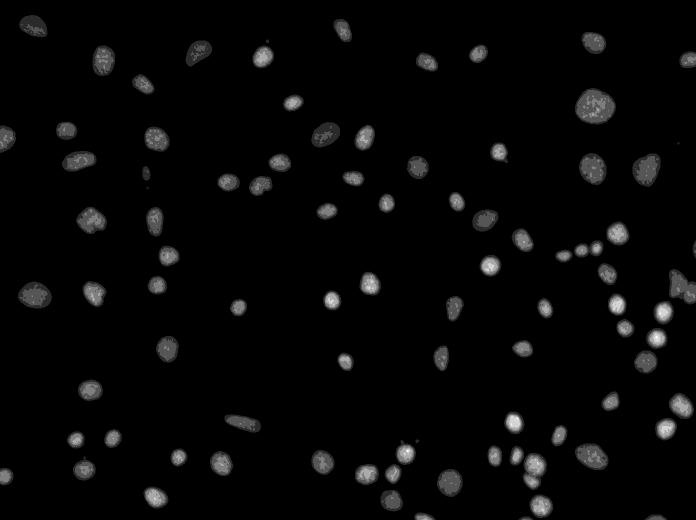
#> input picture data/F01_202w2.TIF, 1392 x 1040 px (shown at 1/2 size)
$ jupyter execute ch1_what_is_an_image.ipynb
#> lines starting #> are read from the running program, lines starting #| are printed output that depends on the picture
---
title: 'Chapter 1: What is an image?'
jupyter: python3
format:
  html:
    embed-resources: true
  pdf:
    documentclass: article
    toc: true
    fontsize: 12pt
    geometry:
      - top=1in
      - bottom=1in
      - left=1in
      - right=1in
      - heightrounded
---

# What is an image?

An image is a static snapshot of a scene.  Let us start with an analog image
and work through understating a digital image. An example of an analog image is
a photograph taken with an old fashioned camera on a physical photosensitive
film.  If we were to take a large magnifying glass and zoom in on a really
small area, the colors on the image will change in a very 'smooth' manner
without any discontinuities. Such an image is an analog image, which is in
essence a 'perfect' representation of the captured scene where every possible
detail is captured.

Our computers are extremely good at storing an manipulating massive amounts of
numerical values.  That is they store discrete digital values, and hence
impossible for them to store numerical values for infinitesimally small
intervals when moving along an image. Our computers store a 'digitized' version
of an image. An image is digitized by diving an analog image into grids.  Each
grid represents a pixel, and each pixel stores the average value of the light
falling in that square, that is each pixel stores one value. The smaller the
grid the smaller the area of the image capture by the grid, and hence more
grids are required to cover the entire image. Making the grids smaller
increased the resolution of the image, however it comes at the cost of storing
more values per image (and so increasing the image size).

Obviously, all digital cameras and microscopes do not capture an analog image
and convert them to a digital image, but rater they capture a digital image
directly. The most common methods used for capturing digital images in a
microscope are CMOS-CCD such as used in most wide-field microscopes and PMT
such as used in most confocal microscopes. The details of how these senors work
are irrelevant here, and we directly obtain a final digital image from them.

Now that we have divided an image into a fixed number of grids and have the
average intensity at each grid, how are these values actually stored in a
computer and how can we manipulate them?  We will use make extensive use of two
python packages,`numpy` and `scikit-image`, for our image analysis.

## An image is a matrix

### Binary image
As we have seen an image is a grid of pixels. A grid is most easily represented
as matrix. The dimensions of the matrix corresponding to the size of an image.
Each element of the matrix corresponds to a pixel. A two dimensional matrix of
size 6 * 8 would represent an image that is 6 pixels in height and 8 pixels in
width, and the intensity is stored at each pixel. Images in `ski-image` are
represented as `numpy` arrays:

[cell 1]
# Load the required packages
import skimage as ski
import numpy as np
import matplotlib.pyplot as plt

# A 2D array
img = np.array([[0, 0, 0, 0, 0, 0, 0, 0],
                [0, 0, 0, 1, 1, 1, 0, 0],
                [0, 0, 1, 1, 0, 1, 1, 0],
                [0, 1, 1, 0, 1, 0, 1, 0],
                [1, 1, 1, 1, 1, 1, 1, 1],
                [0, 0, 0, 0, 0, 0, 0, 0]])

# An we can view an image just like a plot
fig, ax = plt.subplots()
ax.imshow(img, cmap = 'gray')
plt.axis('off')
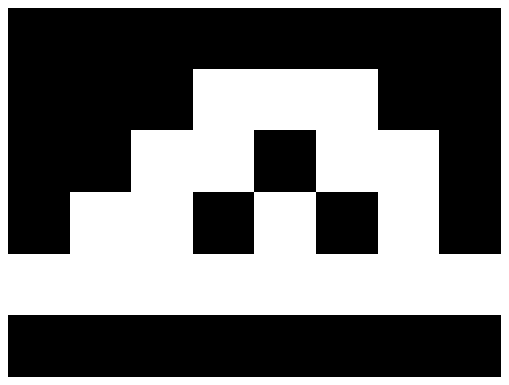
#> figure drawn by matplotlib, 1 panel

Here, all the pixels have a value of a `0` or a `1` and it represent just two
colors.  In a binary image, a `0` typically corresponds to a black pixel and a
`1` to a white pixel (however, these are just arbitrary pseudo-colors for
visualization).

### Grayscale image
A grayscale image is similarly a matrix but each pixel contains a larger
range of values. The minimum value corresponds to a black pixel, the maximum
value to a white pixel, a the values in between represent the distinct shades
of gray. Therefore, the larger the range of values, the more shades of gray can
be represented.

In the simplest case, let us consider a 2-bit image, where the smallest value
at a pixel is 0 and the largest value is $2^2 - 1 = 3$. Here, 0 represents
black and 3 represents white, and 1 and 2 represent shades of gray in between.

[cell 2]
# A 2D image with 4 distinct values
img = np.array([[0, 0, 0, 0, 0, 0, 0, 0],
                [1, 1, 1, 1, 1, 1, 1, 1],
                [2, 2, 2, 3, 3, 2, 2, 2],
                [0, 1, 2, 3, 3, 2, 1, 0],
                [0, 1, 2, 3, 3, 2, 1, 0],
                [0, 1, 2, 3, 3, 2, 1, 0]])

# plot the image
fig, ax = plt.subplots()
ax.imshow(img, cmap = 'gray')
plt.axis('off')
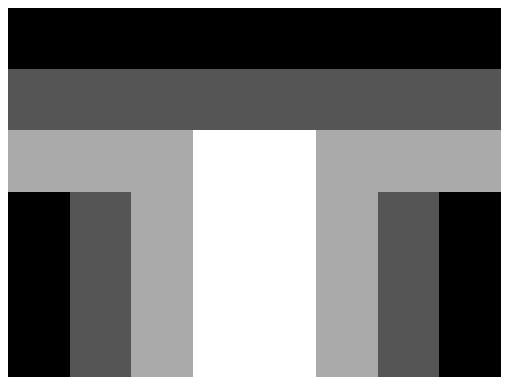
#> figure drawn by matplotlib, 1 panel

In an 8-bit image we can have $2^8 = 256$ distinct values, with 0 being black,
255 being white, and 254 values of gray in between.  Similarly a 16-bit image
can have $2^{16} = 65536$ distinct values. Therefore, as the bit-depth of an
image increases we can it can represent an image with more shades of gray.

The figure below shows 2, 4, 8, and 16 bit images, with `0` at the top right and
the maximum value at the bottom left, and each pixel increments by `1`. Notice
how the increment in intensity between adjacent pixels get smaller as the
bit-depth of the image increases.

[cell 3]
# A 1x2 2-bit image
img_2bit = np.arange(0, 2).reshape(1,2)
# A 2*2 4-bit image
img_4bit = np.arange(0, 4).reshape(2, 2)
# A 16*16 8-bit image
img_8bit = np.arange(0, 256).reshape(16, 16)
# A 256*256 16-bit image
img_16bit = np.arange(0, 65536).reshape(256, 256)

# plot the images
fig, ax = plt.subplots(2, 2)
ax[0, 0].imshow(img_2bit, cmap = 'gray')
ax[0, 0].set_title('2-bit')
ax[0, 0].set_axis_off()
ax[0, 1].imshow(img_4bit, cmap = 'gray')
ax[0, 1].set_title('4-bit')
ax[0, 1].set_axis_off()
ax[1, 0].imshow(img_8bit, cmap = 'gray')
ax[1, 0].set_title('8-bit')
ax[1, 0].set_axis_off()
ax[1, 1].imshow(img_16bit, cmap = 'gray')
ax[1, 1].set_title('16-bit')
ax[1, 1].set_axis_off()
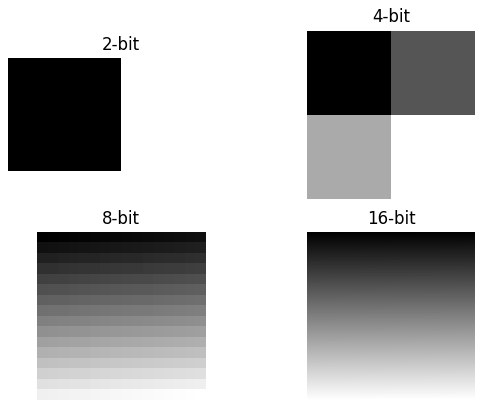
#> figure drawn by matplotlib, 4 panels

16-bit images are the most typical in microscopy since it can capture a large
amount of detail per pixel.  For example, the figure below show the same
nuclear image in 16 bit and in 8 bit. Notice how much more detail can be seen
in the 16 bit image than in the 8-bit image.

[cell 4]
# Read in an image
img_16bit = ski.io.imread("data/F01_202w2.TIF")[150:400, 1100:1350]
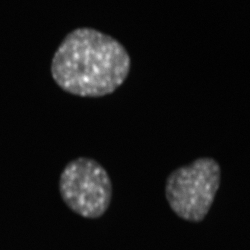
#> img_16bit: shape (250, 250) uint16; min 184, max 1204, mean 263.8; drawn with min black and max white
img_8bit = ski.util.img_as_ubyte(img_16bit)
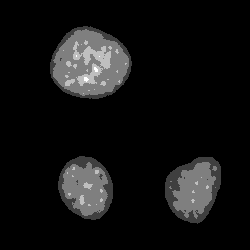
#> img_8bit: shape (250, 250); min 0, max 4, mean 0.291; drawn with min black and max white

fig, ax = plt.subplots(1, 2)
ax[0].imshow(img_16bit, cmap = 'gray')
ax[0].set_title('16-bit image')
ax[1].imshow(img_8bit, cmap = 'gray')
ax[1].set_title('8-bit image')
for a in ax:
    a.set_axis_off()

# Indexing and manipulating images

Since an image is represented as a matrix, we can index and manipulate an image
just like a matrix. The image coordinate `[0, 0]` is at the top left of the
image in `numpy`. As the x-coordinate increases we go down the image, and as
the y-coordinate increases we go the right of the image.  A few examples to get
started with image indexing are shown below.

[cell 5]
# Create an 8x8 image with all 0s
img = np.zeros((8, 8))

# Index a specific pixel by specifying the both the x and y coordinates
# top left pixel
img[0, 0] = 1
# bottom right pixel
img[7, 7] = 1

# Index a range of pixels by specifying the start and stop coordinates
# for both x and y coordinates. The coordinates are specified in
# format `start:end-1`.
# Set the top right of the image
img[0:2, 6:8] = 2

# We can access all the columns by specifying ':' as the column index
img[3:5, :] = 3
# We can access all the rows by specifying ':' as the row index
img[:, 2:4] = 4

fig, ax = plt.subplots()
ax.imshow(img, cmap = 'gray', vmax = 4)
plt.axis('off')
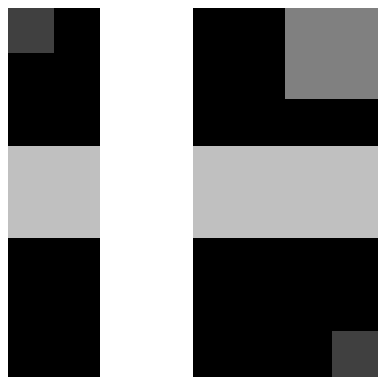
#> figure drawn by matplotlib, 1 panel

# Reading and writing images

Now that we know how to manipulate toy images, let us read in a real image.  We
can read an image using the function `io.imread` to read an image from file to
a numpy ndarray, all we need is a path to the image. Once we have the image, we
can view and manipulate it in the same way.  To write an image we can use the
function `io.imsave`, we need the image to save and the file path.

[cell 6]
# Read in an image
img = ski.io.imread("data/F01_202w2.TIF")
#> img is the input picture: shape (1040, 1392) uint16; min 152, max 1697, mean 244.4

# we can check the size of the image and the data type
print(img.shape)
#| (1040, 1392)
print(img.dtype)
#| uint16

# We can similarly view the image using matplotlib
fig, ax = plt.subplots()
ax.imshow(img, cmap = 'gray')

# Manipulate the image
img[200:500, 300:400] = 0
img[:, 8] = 0
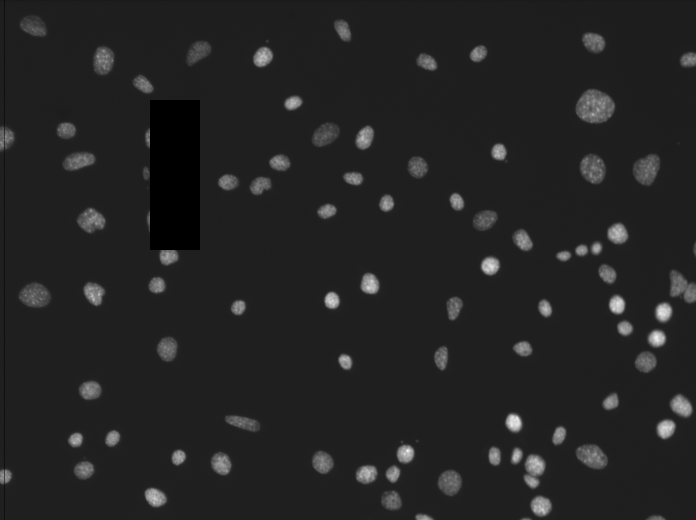
#> img: shape (1040, 1392) uint16 (shown at 1/2 size); min 0, max 1697, mean 239.1; drawn with min black and max white

# Write the manipulated image to file.
ski.io.imsave('data/out.tif', img, check_contrast = False)

$ run again, with data/F01_202w1.TIF copied over data/F01_202w2.TIF
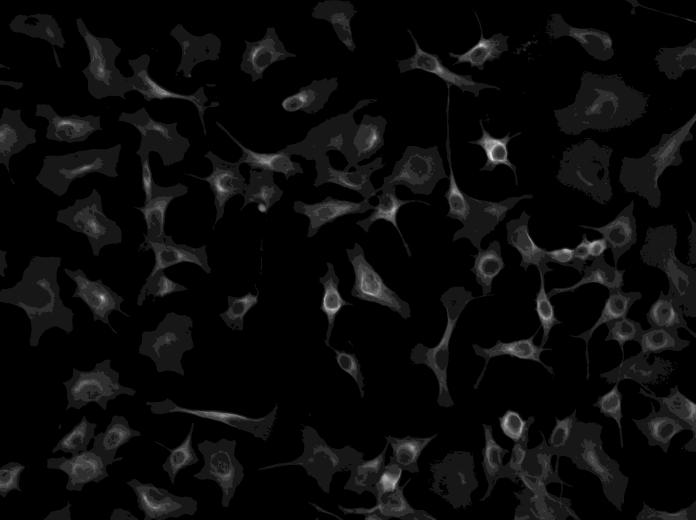
#> input picture data/F01_202w1.TIF, 1392 x 1040 px (shown at 1/2 size)
#> `img_8bit = ski.util.img_as_ubyte(img_16bit)`:
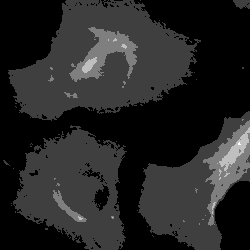
#> img_8bit: shape (250, 250); min 0, max 4, mean 0.589; drawn with min black and max white
#> img is the input picture: shape (1040, 1392) uint16; min 98, max 2852, mean 270.8
#| (1040, 1392)
#| uint16
#> `img[:, 8] = 0`:
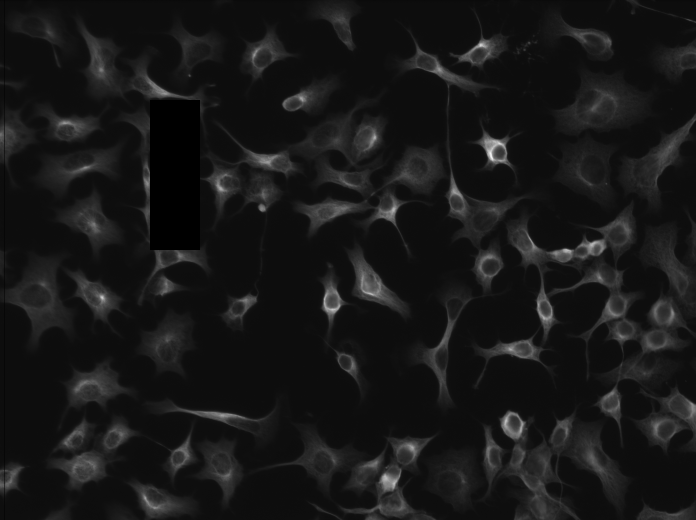
#> img: shape (1040, 1392) uint16 (shown at 1/2 size); min 0, max 2852, mean 264.9; drawn with min black and max white
